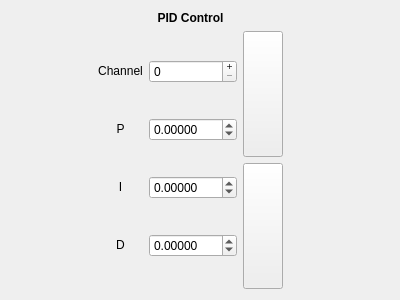
<?xml version="1.0" encoding="UTF-8"?>
<ui version="4.0">
 <class>Form</class>
 <widget class="QWidget" name="Form">
  <property name="geometry">
   <rect>
    <x>0</x>
    <y>0</y>
    <width>400</width>
    <height>300</height>
   </rect>
  </property>
  <property name="minimumSize">
   <size>
    <width>400</width>
    <height>0</height>
   </size>
  </property>
  <property name="windowTitle">
   <string>Form</string>
  </property>
  <property name="toolTip">
   <string/>
  </property>
  <layout class="QVBoxLayout" name="verticalLayout_3">
   <item>
    <layout class="QHBoxLayout" name="horizontalLayout">
     <item>
      <spacer name="horizontalSpacer_2">
       <property name="orientation">
        <enum>Qt::Horizontal</enum>
       </property>
       <property name="sizeHint" stdset="0">
        <size>
         <width>40</width>
         <height>20</height>
        </size>
       </property>
      </spacer>
     </item>
     <item>
      <layout class="QVBoxLayout" name="verticalLayout">
       <item>
        <widget class="QLabel" name="label">
         <property name="text">
          <string>&lt;html&gt;&lt;head/&gt;&lt;body&gt;&lt;p align=&quot;center&quot;&gt;&lt;span style=&quot; font-weight:600;&quot;&gt;PID Control&lt;/span&gt;&lt;/p&gt;&lt;/body&gt;&lt;/html&gt;</string>
         </property>
         <property name="textFormat">
          <enum>Qt::RichText</enum>
         </property>
        </widget>
       </item>
       <item>
        <layout class="QHBoxLayout" name="horizontalLayout_2">
         <item>
          <layout class="QGridLayout" name="gridLayout">
           <item row="0" column="0">
            <widget class="QLabel" name="label_channel">
             <property name="text">
              <string>&lt;html&gt;&lt;head/&gt;&lt;body&gt;&lt;p align=&quot;center&quot;&gt;Channel&lt;/p&gt;&lt;/body&gt;&lt;/html&gt;</string>
             </property>
            </widget>
           </item>
           <item row="0" column="1">
            <widget class="QSpinBox" name="channel">
             <property name="focusPolicy">
              <enum>Qt::WheelFocus</enum>
             </property>
             <property name="contextMenuPolicy">
              <enum>Qt::DefaultContextMenu</enum>
             </property>
             <property name="acceptDrops">
              <bool>false</bool>
             </property>
             <property name="readOnly">
              <bool>false</bool>
             </property>
             <property name="buttonSymbols">
              <enum>QAbstractSpinBox::PlusMinus</enum>
             </property>
            </widget>
           </item>
           <item row="1" column="0">
            <widget class="QLabel" name="label_P">
             <property name="text">
              <string>&lt;html&gt;&lt;head/&gt;&lt;body&gt;&lt;p align=&quot;center&quot;&gt;P&lt;/p&gt;&lt;/body&gt;&lt;/html&gt;</string>
             </property>
            </widget>
           </item>
           <item row="1" column="1">
            <widget class="QDoubleSpinBox" name="box_p">
             <property name="focusPolicy">
              <enum>Qt::WheelFocus</enum>
             </property>
             <property name="contextMenuPolicy">
              <enum>Qt::DefaultContextMenu</enum>
             </property>
             <property name="buttonSymbols">
              <enum>QAbstractSpinBox::UpDownArrows</enum>
             </property>
             <property name="decimals">
              <number>5</number>
             </property>
             <property name="minimum">
              <double>-100.000000000000000</double>
             </property>
             <property name="maximum">
              <double>100.000000000000000</double>
             </property>
             <property name="singleStep">
              <double>0.001000000000000</double>
             </property>
             <property name="stepType">
              <enum>QAbstractSpinBox::DefaultStepType</enum>
             </property>
            </widget>
           </item>
           <item row="2" column="0">
            <widget class="QLabel" name="label_I">
             <property name="text">
              <string>&lt;html&gt;&lt;head/&gt;&lt;body&gt;&lt;p align=&quot;center&quot;&gt;I&lt;/p&gt;&lt;/body&gt;&lt;/html&gt;</string>
             </property>
            </widget>
           </item>
           <item row="2" column="1">
            <widget class="QDoubleSpinBox" name="box_i">
             <property name="decimals">
              <number>5</number>
             </property>
             <property name="minimum">
              <double>-100.000000000000000</double>
             </property>
             <property name="maximum">
              <double>100.000000000000000</double>
             </property>
             <property name="singleStep">
              <double>0.001000000000000</double>
             </property>
             <property name="stepType">
              <enum>QAbstractSpinBox::DefaultStepType</enum>
             </property>
            </widget>
           </item>
           <item row="3" column="0">
            <widget class="QLabel" name="label_D">
             <property name="text">
              <string>&lt;html&gt;&lt;head/&gt;&lt;body&gt;&lt;p align=&quot;center&quot;&gt;D&lt;/p&gt;&lt;/body&gt;&lt;/html&gt;</string>
             </property>
            </widget>
           </item>
           <item row="3" column="1">
            <widget class="QDoubleSpinBox" name="box_d">
             <property name="decimals">
              <number>5</number>
             </property>
             <property name="minimum">
              <double>-100.000000000000000</double>
             </property>
             <property name="maximum">
              <double>100.000000000000000</double>
             </property>
             <property name="singleStep">
              <double>0.001000000000000</double>
             </property>
             <property name="stepType">
              <enum>QAbstractSpinBox::DefaultStepType</enum>
             </property>
            </widget>
           </item>
          </layout>
         </item>
         <item>
          <layout class="QVBoxLayout" name="verticalLayout_2">
           <item>
            <widget class="QPushButton" name="pushButton_apply">
             <property name="sizePolicy">
              <sizepolicy hsizetype="Minimum" vsizetype="Expanding">
               <horstretch>0</horstretch>
               <verstretch>0</verstretch>
              </sizepolicy>
             </property>
             <property name="text">
              <string/>
             </property>
            </widget>
           </item>
           <item>
            <widget class="QPushButton" name="pushButton_clear">
             <property name="sizePolicy">
              <sizepolicy hsizetype="Minimum" vsizetype="Expanding">
               <horstretch>0</horstretch>
               <verstretch>0</verstretch>
              </sizepolicy>
             </property>
             <property name="minimumSize">
              <size>
               <width>0</width>
               <height>0</height>
              </size>
             </property>
             <property name="text">
              <string/>
             </property>
            </widget>
           </item>
          </layout>
         </item>
        </layout>
       </item>
      </layout>
     </item>
     <item>
      <spacer name="horizontalSpacer">
       <property name="orientation">
        <enum>Qt::Horizontal</enum>
       </property>
       <property name="sizeHint" stdset="0">
        <size>
         <width>40</width>
         <height>20</height>
        </size>
       </property>
      </spacer>
     </item>
     <item>
      <spacer name="verticalSpacer">
       <property name="orientation">
        <enum>Qt::Vertical</enum>
       </property>
       <property name="sizeType">
        <enum>QSizePolicy::Fixed</enum>
       </property>
       <property name="sizeHint" stdset="0">
        <size>
         <width>20</width>
         <height>220</height>
        </size>
       </property>
      </spacer>
     </item>
    </layout>
   </item>
  </layout>
 </widget>
 <resources/>
 <connections/>
</ui>
